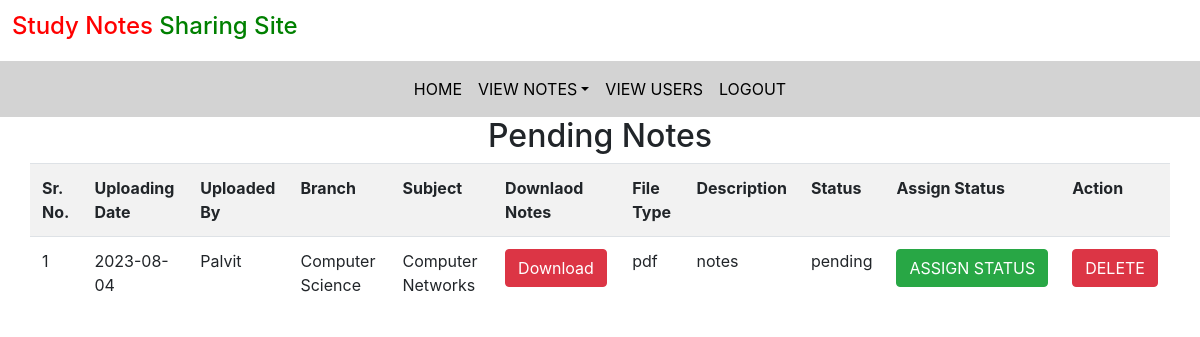
The page /pending_notes on the database its author committed.
### notes/models.py (models this page shows, shortened)
class Notes(models.Model):
    user = models.ForeignKey(User, on_delete=models.CASCADE)
    uploading_date = models.CharField(max_length=30, null=True)
    branch = models.CharField(max_length=30)
    subject = models.CharField(max_length=30)
    notes_file = models.FileField()
    filetype = models.CharField(max_length=30, null=True)
    description = models.CharField(max_length=200)
    status = models.CharField(max_length=15, default="pending")

### notes/views.py (the view)
# urls.py: path('pending_notes', views.pending_notes, name="pending_notes"),
def pending_notes(request):
    notes = models.Notes.objects.filter(status="pending")
    data = {
        "notes": notes
    }
    return render(request, 'notes/pending_notes.html', data)

### templates/notes/pending_notes.html (shortened to what this page needs)
{% extends 'notes/admin_nav.html'%}
{% load static%}
{% block body%}
<div class="container" id="main">
    <h2 style="text-align: center;">Pending Notes</h2>
    <div class="row">
        <table class="table table-striped" id="myTable">
          <tr>
            <th>Sr. No.</th>
            <th>Uploading Date</th>
            <th>Uploaded By</th>
            <th>Branch</th>
            <th>Subject</th>
            <th>Downlaod Notes</th>
            <th>File Type</th>
            <th>Description</th>
            <th>Status</th>
            <th>Assign Status</th>
            <th>Action</th>
          </tr>
          {% for item in notes%}
          <tr>
           <td>
            {{forloop.counter}}
           </td>
           <td>
            {{item.uploading_date}}
           </td>
           <td>
            {{item.user.first_name}}
           </td>
           <td>
            {{item.branch}}
           </td>
           <td>
            {{item.subject}}
           </td>
           <td>
            <a href="{{item.notes_file.url}}" class="btn btn-danger" download>Download</a>
           </td>
           <td>
            {{item.filetype}}
           </td>
           <td>
            {{item.description}}
           </td>
           <td>
            {{item.status}}
           </td>
           <td>
            <a href="{% url 'assign_status' item.id%}" class="btn btn-success">ASSIGN&nbsp;STATUS</a>
          </td>
           <td>
             <a href="{% url 'delete_pendingnotes' item.id %}" class="btn btn-danger" onclick="return confirm('Are You Sure?')">DELETE</a>
           </td>
          </tr>
          {% endfor %}
        </table>
    </div>
</div>
{% endblock %}

### rows shown on the page
Notes: uploading_date "2023-08-04", user.first_name "Palvit", branch "Computer Science", subject "Computer Networks", filetype "pdf", description "notes", status "pending"
